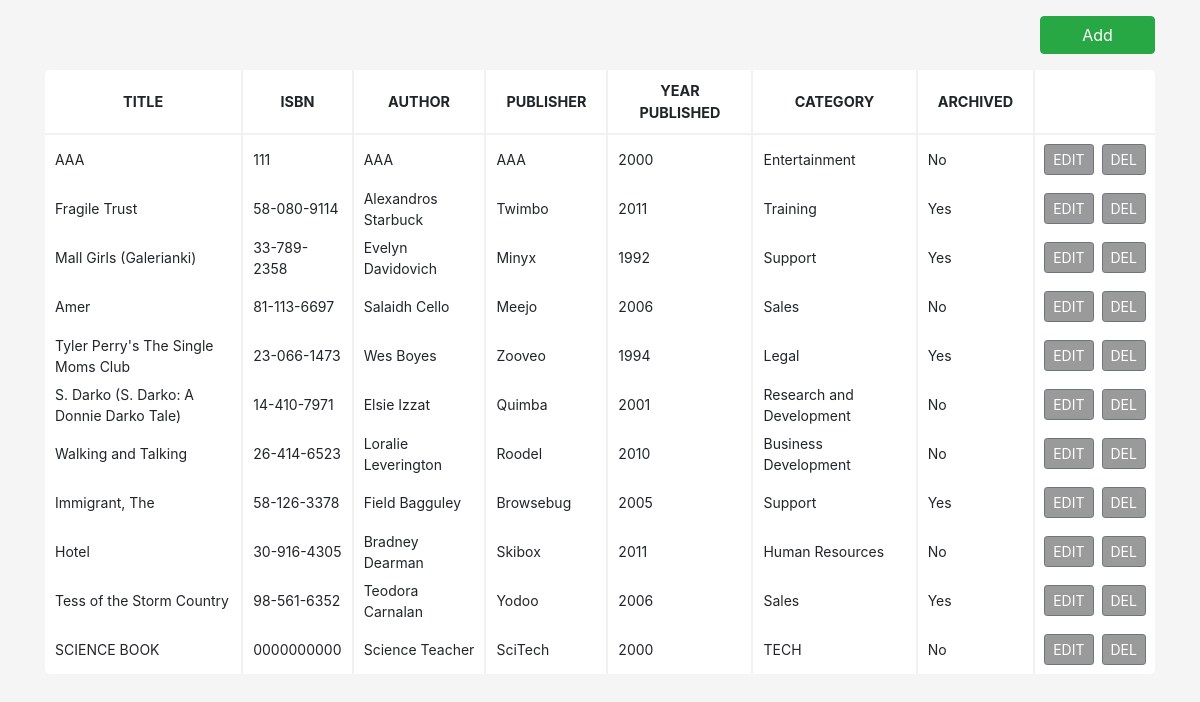
The page / on the database its author committed.
### tables this page shows
CREATE TABLE `books_list` (
  `id` int(11) NOT NULL,
  `title` varchar(255) NOT NULL,
  `isbn` varchar(50) NOT NULL,
  `author` varchar(255) NOT NULL,
  `publisher` varchar(255) NOT NULL,
  `year_published` varchar(50) NOT NULL,
  `category` varchar(255) NOT NULL,
  `archived` varchar(10) NOT NULL,
  `added_at` datetime NOT NULL DEFAULT CURRENT_TIMESTAMP
);

### index.php (the view, shortened to what this page needs)
<?php
  $con = connection();
?>
<!DOCTYPE html>
<html lang="en">
<head>
  <link rel="stylesheet" href="https://stackpath.bootstrapcdn.com/bootstrap/4.5.2/css/bootstrap.min.css">
  <link rel="stylesheet" href="css/style.css">
</head>
<body>
  <main>
    <section>
      <div class="container">
        <div class="row">
          <div class="col-sm-3 ml-auto my-3">
            <a href="#add" data-toggle="modal" class="d-flex justify-content-end">
              <button type='button' class='btn btn-success btn-add'>
                Add
              </button>
            </a>
          </div>
        </div>
        <div class="row">
          <div class="col-sm-12">
          <table>
              <thead>
                <tr>
                  <th scope="col">TITLE</th>
                  <th scope="col">ISBN</th>
                  <th scope="col">AUTHOR</th>
                  <th scope="col">PUBLISHER</th>
                  <th scope="col">YEAR PUBLISHED</th>
                  <th scope="col">CATEGORY</th>
                  <th scope="col">ARCHIVED</th>
                  <th scope="col"></th>
                </tr>
              </thead>
              <tbody>
              <?php
                $sql = "SELECT * FROM `books_list` ORDER BY `id` DESC";
                $books = $con -> query($sql) or die ($con -> error);
                $row = $books -> fetch_assoc();
                do { ?>
                <tr>
                  <td><?php echo $row['title']; ?></td>
                  <td><?php echo $row['isbn']; ?></td>
                  <td><?php echo $row['author']; ?></td>
                  <td><?php echo $row['publisher']; ?></td>
                  <td><?php echo $row['year_published']; ?></td>
                  <td><?php echo $row['category']; ?></td>
                  <td><?php echo $row['archived']; ?></td>
                  <td>
                    <div class="d-flex m-2">
                      <a href="#edit<?php echo $row['id']; ?>" data-toggle="modal">
                        <button type='button' class='btn btn-secondary btn-sm mr-1'>
                          EDIT
                        </button>
                      </a>
                      <a href="#delete<?php echo $row['id']; ?>" data-toggle="modal">
                        <button type='button' class='btn btn-secondary btn-sm ml-1'>
                          DEL
                        </button>
                      </a>
                    </div>
                  </td>
                </tr>
                <?php } while ($row = $books -> fetch_assoc()); ?>
              </tbody>
            </table>
          </div>
        </div>
      </div>
    </section>
  </main>
</body>
</html>

### css/style.css (style rules this page uses)
body { background-color: whitesmoke; font-size: 14px; }
a, a:hover { text-decoration: none; }
.btn-add { width: 115px; }
table { border-collapse: collapse; border-radius: 5px; width: 100%; background-color: #ffffff; }
th { font-size: 0.9rem; border-bottom: 2px solid #f1f1f1; padding: 10px 20px; text-align: center; }
th:not(:last-child) { border-right: 2px solid #f1f1f1; }
td:not(:last-child) { border-right: 2px solid #f1f1f1; padding: 0 10px; }
.btn-secondary { background-color: #9a9a9a; }

### rows shown on the page
books_list: title "AAA", isbn "111", author "AAA", publisher "AAA", year_published "2000", category "Entertainment", archived "No"
books_list: title "Fragile Trust", isbn "58-080-9114", author "Alexandros Starbuck", publisher "Twimbo", year_published "2011", category "Training", archived "Yes"
books_list: title "Mall Girls (Galerianki)", isbn "33-789-2358", author "Evelyn Davidovich", publisher "Minyx", year_published "1992", category "Support", archived "Yes"
books_list: title "Amer", isbn "81-113-6697", author "Salaidh Cello", publisher "Meejo", year_published "2006", category "Sales", archived "No"
books_list: title "Tyler Perry's The Single Moms Club", isbn "23-066-1473", author "Wes Boyes", publisher "Zooveo", year_published "1994", category "Legal", archived "Yes"
books_list: title "S. Darko (S. Darko: A Donnie Darko Tale)", isbn "14-410-7971", author "Elsie Izzat", publisher "Quimba", year_published "2001", category "Research and Development", archived "No"
books_list: title "Walking and Talking", isbn "26-414-6523", author "Loralie Leverington", publisher "Roodel", year_published "2010", category "Business Development", archived "No"
books_list: title "Immigrant, The", isbn "58-126-3378", author "Field Bagguley", publisher "Browsebug", year_published "2005", category "Support", archived "Yes"
books_list: title "Hotel", isbn "30-916-4305", author "Bradney Dearman", publisher "Skibox", year_published "2011", category "Human Resources", archived "No"
books_list: title "Tess of the Storm Country", isbn "98-561-6352", author "Teodora Carnalan", publisher "Yodoo", year_published "2006", category "Sales", archived "Yes"
books_list: title "SCIENCE BOOK", isbn "0000000000", author "Science Teacher", publisher "SciTech", year_published "2000", category "TECH", archived "No"
